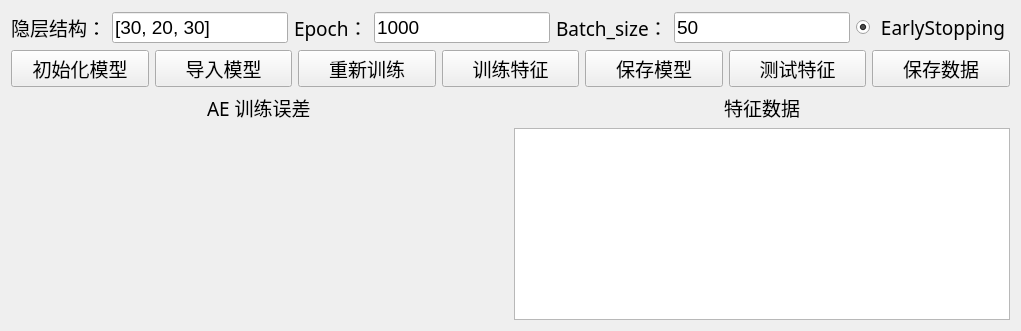
      <widget class="QWidget" name="page_AE">
       <layout class="QGridLayout" name="gridLayout_3">
        <item row="0" column="0" colspan="2">
         <layout class="QHBoxLayout" name="horizontalLayout">
          <item>
           <widget class="QLabel" name="label_yincengjiegou_ae">
            <property name="font">
             <font>
              <family>微软雅黑</family>
              <pointsize>14</pointsize>
             </font>
            </property>
            <property name="text">
             <string>隐层结构：</string>
            </property>
           </widget>
          </item>
          <item>
           <widget class="QLineEdit" name="structure_ae">
            <property name="font">
             <font>
              <pointsize>14</pointsize>
             </font>
            </property>
            <property name="text">
             <string>[30, 20, 30]</string>
            </property>
            <property name="placeholderText">
             <string>[30, 20, 30]</string>
            </property>
           </widget>
          </item>
          <item>
           <widget class="QLabel" name="label_epoch_ae">
            <property name="font">
             <font>
              <family>微软雅黑</family>
              <pointsize>14</pointsize>
             </font>
            </property>
            <property name="text">
             <string>Epoch：</string>
            </property>
           </widget>
          </item>
          <item>
           <widget class="QLineEdit" name="epoch_ae">
            <property name="font">
             <font>
              <pointsize>14</pointsize>
             </font>
            </property>
            <property name="text">
             <string>1000</string>
            </property>
            <property name="placeholderText">
             <string>1000</string>
            </property>
           </widget>
          </item>
          <item>
           <widget class="QLabel" name="label_batchsize_ae">
            <property name="font">
             <font>
              <family>微软雅黑</family>
              <pointsize>14</pointsize>
             </font>
            </property>
            <property name="text">
             <string>Batch_size：</string>
            </property>
           </widget>
          </item>
          <item>
           <widget class="QLineEdit" name="batchsize_ae">
            <property name="font">
             <font>
              <pointsize>14</pointsize>
             </font>
            </property>
            <property name="text">
             <string>50</string>
            </property>
            <property name="placeholderText">
             <string>50</string>
            </property>
           </widget>
          </item>
          <item>
           <widget class="QRadioButton" name="earlystop_ae">
            <property name="enabled">
             <bool>true</bool>
            </property>
            <property name="font">
             <font>
              <family>微软雅黑</family>
              <pointsize>14</pointsize>
             </font>
            </property>
            <property name="text">
             <string> EarlyStopping</string>
            </property>
            <property name="checked">
             <bool>true</bool>
            </property>
           </widget>
          </item>
         </layout>
        </item>
        <item row="1" column="0" colspan="2">
         <layout class="QHBoxLayout" name="horizontalLayout_2">
          <item>
           <widget class="QPushButton" name="chushihua_ae">
            <property name="font">
             <font>
              <family>微软雅黑</family>
              <pointsize>14</pointsize>
             </font>
            </property>
            <property name="text">
             <string>初始化模型</string>
            </property>
           </widget>
          </item>
          <item>
           <widget class="QPushButton" name="daorumoxin_ae">
            <property name="font">
             <font>
              <family>微软雅黑</family>
              <pointsize>14</pointsize>
             </font>
            </property>
            <property name="text">
             <string>导入模型</string>
            </property>
           </widget>
          </item>
          <item>
           <widget class="QPushButton" name="xunlian_ae">
            <property name="font">
             <font>
              <family>微软雅黑</family>
              <pointsize>14</pointsize>
             </font>
            </property>
            <property name="text">
             <string>重新训练</string>
            </property>
           </widget>
          </item>
          <item>
           <widget class="QPushButton" name="xunliantezheng_ae">
            <property name="font">
             <font>
              <family>微软雅黑</family>
              <pointsize>14</pointsize>
             </font>
            </property>
            <property name="text">
             <string>训练特征</string>
            </property>
           </widget>
          </item>
          <item>
           <widget class="QPushButton" name="baocunmoxin_ae">
            <property name="font">
             <font>
              <family>微软雅黑</family>
              <pointsize>14</pointsize>
             </font>
            </property>
            <property name="text">
             <string>保存模型</string>
            </property>
           </widget>
          </item>
          <item>
           <widget class="QPushButton" name="ceshitezheng_ae">
            <property name="font">
             <font>
              <family>微软雅黑</family>
              <pointsize>14</pointsize>
             </font>
            </property>
            <property name="text">
             <string>测试特征</string>
            </property>
           </widget>
          </item>
          <item>
           <widget class="QPushButton" name="baocunshuju_ae">
            <property name="font">
             <font>
              <family>微软雅黑</family>
              <pointsize>14</pointsize>
             </font>
            </property>
            <property name="text">
             <string>保存数据</string>
            </property>
           </widget>
          </item>
         </layout>
        </item>
        <item row="2" column="0" alignment="Qt::AlignHCenter">
         <widget class="QLabel" name="label_xunlianwucha_ae_">
          <property name="font">
           <font>
            <family>微软雅黑</family>
            <pointsize>14</pointsize>
           </font>
          </property>
          <property name="text">
           <string>AE 训练误差</string>
          </property>
         </widget>
        </item>
        <item row="2" column="1" alignment="Qt::AlignHCenter">
         <widget class="QLabel" name="label_tezhengshuju_ae">
          <property name="font">
           <font>
            <family>微软雅黑</family>
            <pointsize>14</pointsize>
           </font>
          </property>
          <property name="text">
           <string>特征数据</string>
          </property>
         </widget>
        </item>
        <item row="3" column="0">
         <widget class="QWidget" name="history_ae" native="true">
          <property name="sizePolicy">
           <sizepolicy hsizetype="Expanding" vsizetype="Expanding">
            <horstretch>0</horstretch>
            <verstretch>0</verstretch>
           </sizepolicy>
          </property>
         </widget>
        </item>
        <item row="3" column="1">
         <widget class="QTableWidget" name="AE_features"/>
        </item>
       </layout>
      </widget>
